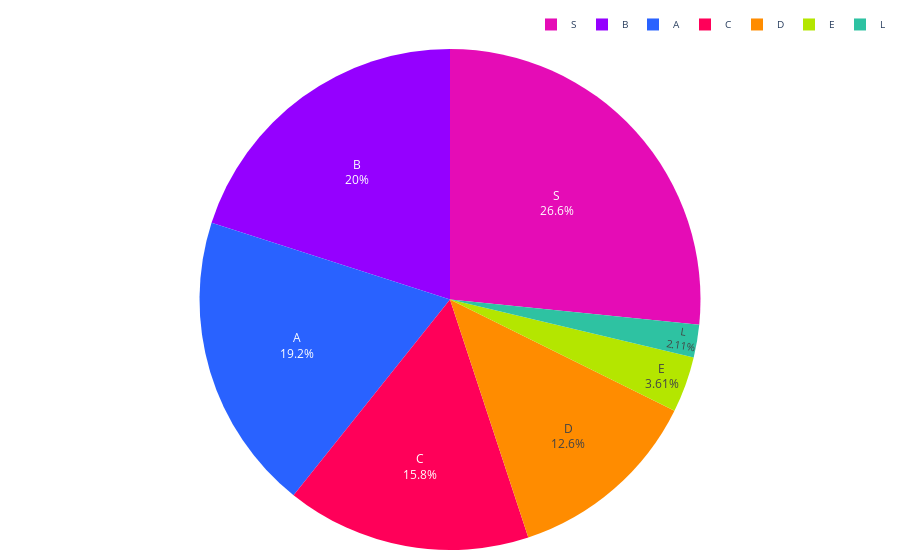

Here is the notebook cell this chart was saved with:
### Code cell
segmentos = resultados['segmento']
porcentajes_totales = resultados['porcentaje_del_total']

# Definir los colores por clase
colores = ['#2962ff', '#9500ff', '#ff0059', '#ff8c00', '#b4e600', '#2EC2A2','#E50CB6','#4225CF','#2CBA4D']

fig = go.Figure(data=[go.Pie(labels=segmentos, values=porcentajes_totales, marker=dict(colors=colores))])
fig.update_traces(textinfo='percent+label', textposition='inside')
fig.update_layout(
    yaxis=dict(
            # title='Rango de Edad', 
            gridcolor='#dddcda', # Color de las líneas que dividen los rangos del eje Y
        ),
        legend=dict(
            font_size=10,
            orientation='h',  # Orientación horizontal de la leyenda
            yanchor='bottom',  # Anclar al borde inferior
            y=1.02,  # Colocar la leyenda justo debajo del gráfico
            xanchor='right',
            x=1
            ),
        
        plot_bgcolor='rgba(0,0,0,0)',  # Color de fondo del gráfico
        margin=dict(l=10, r=10, t=10, b=10) # Ajusta los márgenes (left, right, top, bottom)
)

# Exportar gráfica como archivo HTML
def guardar_grafico_como_html(fig, nombre_archivo, carpeta='assets/graficas'):
    # Crear la carpeta si no existe
    if not os.path.exists(carpeta):
        os.makedirs(carpeta)
    
    # Gráfica como archivo HTML en la carpeta especificada
    pio.write_html(fig, f'{carpeta}/{nombre_archivo}.html')
    # pio.write_html(fig, f'{carpeta}/{nombre_archivo}.png')

guardar_grafico_como_html(fig, 'g_pie_dist_propiedades_segmento_2023', carpeta='assets/graficas')

fig.show()

### Figure 1 — Plotly figure (JSON) as saved in the notebook; plotly's stock layout.template omitted (floating-point values rounded to 4 significant figures)
{"data": [{"labels": ["A", "B", "C", "D", "E", "L", "S"], "marker": {"colors": ["#2962ff", "#9500ff", "#ff0059", "#ff8c00", "#b4e600", "#2EC2A2", "#E50CB6", "#4225CF", "#2CBA4D"]}, "textinfo": "percent+label", "textposition": "inside", "type": "pie", "values": [19.22, 20.04, 15.8, 12.62, 3.609, 2.111, 26.6]}], "layout": {"legend": {"font": {"size": 10}, "orientation": "h", "x": 1, "xanchor": "right", "y": 1.02, "yanchor": "bottom"}, "margin": {"b": 10, "l": 10, "r": 10, "t": 10}, "plot_bgcolor": "rgba(0,0,0,0)", "yaxis": {"gridcolor": "#dddcda"}}}
